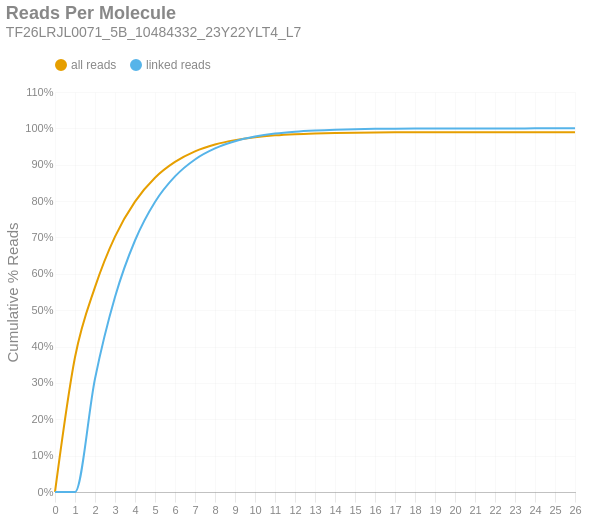

The notebook cell this image was saved under:
### Markdown cell above
### Reads per Molecule
This chart shows the cumulative distribution of the number of reads per linked molecule. That is, how many alignments are associated with a unique molecule. This excludes the number of reads associated with invalid or absent linked-read barcodes. The `linked` histogram is the percentages recalculated when disregarding singletons.

### Code cell
if SKIPLR:
    print_html(f"Skipped")
else:
    counts = np.bincount(valids['reads'].cast(pl.Int64).to_numpy())
    weighted = counts * np.arange(len(counts))
    all_perc = weighted / n_reads
    linked_perc = weighted / n_linked_reads
    linked_perc[1] = 0
    binned_df = pl.DataFrame({
        'readsper': list(range(len(counts))),
        'all reads (cumsum)': np.cumsum(all_perc).tolist(),
        'linked reads (cumsum)': np.cumsum(linked_perc).tolist(),
    })

    with SafeRender(binned_df):
        (
            density_plot(binned_df, 'Reads Per Molecule', samplename, 'readspmol')
            .encode(
                x=alt.X('readsper:O', title=None).axis(labelAngle=0).scale(padding=0),
                y=alt.Y('value:Q', title='Cumulative % Reads').axis(format='%').stack(False),
                color=alt.Color("key:N").scale(domain=["all reads", "linked reads"]),
                tooltip=[
                    alt.Tooltip("key:N", title="Data Type"),
                    alt.Tooltip("readsper:O", title="Reads Per Molecule"),
                    alt.Tooltip("value:Q", format=".2%", title="% Reads (Cum.)")
                ]            
            )
        ).display()

### Figure 1 — Vega-Lite specification as saved in the notebook (floating-point values rounded to 4 significant figures)
{"width": "container", "height": 400, "config": {"title": {"anchor": "start", "dy": -15, "fontSize": 18, "color": "#888888", "subtitleColor": "#888888", "subtitleFontSize": 14}, "arc": {"fill": "#0072B2"}, "axis": {"domainColor": "#888888", "domainWidth": 0.5, "gridWidth": 0.2, "grid": false, "titleFontWeight": 400, "titleFontSize": 15, "labelFontSize": 11, "labelColor": "#888888", "tickColor": "#888888", "tickWidth": 0.2, "titleColor": "#888888"}, "axisBand": {"grid": false}, "axisX": {"grid": true, "tickSize": 10, "domainCap": "round"}, "axisY": {"domain": false, "grid": true, "tickSize": 0, "domainCap": "round"}, "background": "transparent", "header": {"labelFontSize": 15, "labelColor": "#888888", "titleFontSize": 15, "titleFontWeight": 600, "titleColor": "#888888"}, "legend": {"labelFont": "sans-serif", "labelFontSize": 12, "labelColor": "#888888", "symbolSize": 100, "symbolType": "circle", "titleFontSize": 12, "titlePadding": 10, "titleColor": "#888888", "title": null, "orient": "top"}, "range": {"category": ["#E69F00", "#56B4E9", "#009E73", "#F0E442", "#0072B2", "#D55E00", "#CC79A7", "#000000"], "diverging": ["#cfe8f3", "#a2d4ec", "#73bfe2", "#46abdb", "#1696d2", "#12719e"]}, "area": {"fill": "#0072B2", "fillOpacity": 0.7, "line": true, "strokeOpacity": 0.7}, "line": {"color": "#0072B2", "stroke": "#0072B2", "strokeWidth": 2}, "trail": {"color": "#0072B2", "stroke": "#0072B2", "strokeWidth": 0, "size": 1}, "point": {"filled": true, "fillOpacity": 1.0, "size": 95}, "text": {"color": "#888888", "fontSize": 11, "align": "right", "fontWeight": 400, "size": 11}, "bar": {"fill": "#0072B2", "stroke": null}, "view": {"stroke": null, "continuousWidth": 660, "continuousHeight": 400}}, "data": {"name": "data-234ff46e8e93916248ebb9ccdbb302d9"}, "mark": {"type": "line", "interpolate": "monotone", "point": {"opacity": 0, "size": 275}}, "encoding": {"color": {"field": "key", "scale": {"domain": ["all reads", "linked reads"]}, "type": "nominal"}, "tooltip": [{"field": "key", "title": "Data Type", "type": "nominal"}, {"field": "readsper", "title": "Reads Per Molecule", "type": "ordinal"}, {"field": "value", "format": ".2%", "title": "% Reads (Cum.)", "type": "quantitative"}], "x": {"axis": {"labelAngle": 0}, "field": "readsper", "scale": {"padding": 0}, "title": null, "type": "ordinal"}, "y": {"axis": {"format": "%"}, "field": "value", "stack": false, "title": "Cumulative % Reads", "type": "quantitative"}}, "params": [{"name": "param_c36ac31b6afebe62", "select": {"type": "point", "fields": ["key"]}, "bind": "legend"}], "title": {"text": "Reads Per Molecule", "subtitle": "TF26LRJL0071_5B_10484332_23Y22YLT4_L7"}, "transform": [{"fold": ["all reads (cumsum)", "linked reads (cumsum)"]}, {"calculate": "replace(datum.key, ' (cumsum)', '')", "as": "key"}, {"filter": {"param": "param_c36ac31b6afebe62"}}], "usermeta": {"embedOptions": {"downloadFileName": "TF26LRJL0071_5B_10484332_23Y22YLT4_L7.readspmol"}}, "$schema": "https://vega.github.io/schema/vega-lite/v6.4.1.json", "datasets": {"data-234ff46e8e93916248ebb9ccdbb302d9": [{"readsper": 0, "all reads (cumsum)": 0.0, "linked reads (cumsum)": 0.0}, {"readsper": 1, "all reads (cumsum)": 0.3704, "linked reads (cumsum)": 0.0}, {"readsper": 2, "all reads (cumsum)": 0.5634, "linked reads (cumsum)": 0.3116}, {"readsper": 3, "all reads (cumsum)": 0.7025, "linked reads (cumsum)": 0.5363}, {"readsper": 4, "all reads (cumsum)": 0.7987, "linked reads (cumsum)": 0.6916}, {"readsper": 5, "all reads (cumsum)": 0.8643, "linked reads (cumsum)": 0.7976}, {"readsper": 6, "all reads (cumsum)": 0.9078, "linked reads (cumsum)": 0.8678}, {"readsper": 7, "all reads (cumsum)": 0.9367, "linked reads (cumsum)": 0.9145}, {"readsper": 8, "all reads (cumsum)": 0.9554, "linked reads (cumsum)": 0.9448}, {"readsper": 9, "all reads (cumsum)": 0.9677, "linked reads (cumsum)": 0.9646}, {"readsper": 10, "all reads (cumsum)": 0.9757, "linked reads (cumsum)": 0.9774}, {"readsper": 11, "all reads (cumsum)": 0.9808, "linked reads (cumsum)": 0.9858}, {"readsper": 12, "all reads (cumsum)": 0.984, "linked reads (cumsum)": 0.991}, {"readsper": 13, "all reads (cumsum)": 0.986, "linked reads (cumsum)": 0.9942}, {"readsper": 14, "all reads (cumsum)": 0.9874, "linked reads (cumsum)": 0.9964}, {"readsper": 15, "all reads (cumsum)": 0.9882, "linked reads (cumsum)": 0.9977}, {"readsper": 16, "all reads (cumsum)": 0.9888, "linked reads (cumsum)": 0.9986}, {"readsper": 17, "all reads (cumsum)": 0.9891, "linked reads (cumsum)": 0.9991}, {"readsper": 18, "all reads (cumsum)": 0.9893, "linked reads (cumsum)": 0.9995}, {"readsper": 19, "all reads (cumsum)": 0.9894, "linked reads (cumsum)": 0.9997}, {"readsper": 20, "all reads (cumsum)": 0.9895, "linked reads (cumsum)": 0.9998}, {"readsper": 21, "all reads (cumsum)": 0.9896, "linked reads (cumsum)": 0.9999}, {"readsper": 22, "all reads (cumsum)": 0.9896, "linked reads (cumsum)": 0.9999}, {"readsper": 23, "all reads (cumsum)": 0.9896, "linked reads (cumsum)": 1.0}, {"readsper": 24, "all reads (cumsum)": 0.9896, "linked reads (cumsum)": 1.0}, {"readsper": 25, "all reads (cumsum)": 0.9896, "linked reads (cumsum)": 1.0}, {"readsper": 26, "all reads (cumsum)": 0.9896, "linked reads (cumsum)": 1.0}]}}
